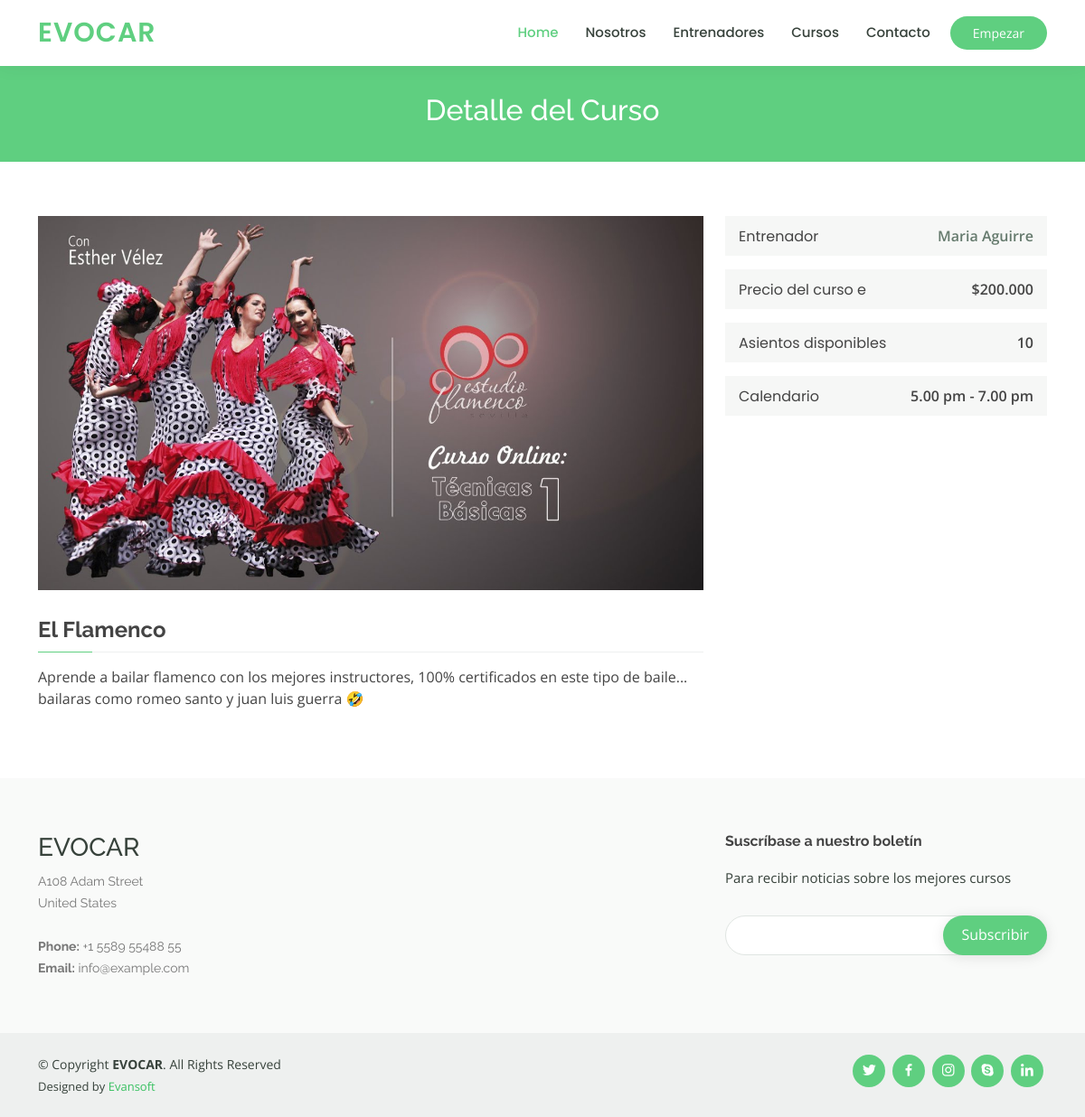
/course/Course_Details/1/, run on the app's committed database.
### home/models.py (models this page shows)
class Information(models.Model):
	company_name = models.CharField(max_length=60)
	company_slogan = models.CharField(max_length = 150)
	company_logo = models.ImageField(upload_to = "Logo")
	text1_banner = models.CharField(max_length = 250)
	text2_banner = models.CharField(max_length= 200)
	address_1 = models.CharField(max_length = 150,default="")
	address_2 = models.CharField(max_length = 150, null=True,blank=True)
	country = models.CharField(max_length = 50,default="")
	phone = models.CharField(max_length = 25,default="")
	email = models.EmailField(default="")
	title_about = models.CharField(max_length = 100,default = "")
	about = models.TextField(default = "")
	img_about = models.ImageField(upload_to = "About",default = "",blank = True, null = True)

### course/models.py (models this page shows, shortened)
class Course(models.Model):
	title = models.CharField(max_length=70)
	price = models.CharField(max_length = 10)
	description = models.TextField()
	trainer = models.ForeignKey(Trainer,on_delete=models.CASCADE)
	img_course = models.ImageField(upload_to = 'Course',default = "")

### trainers/models.py (models this page shows, shortened)
class Trainer(models.Model):
	name = models.CharField(max_length = 35)
	profession = models.CharField(max_length = 100)
	description = models.TextField()
	img_profile = models.ImageField(upload_to = "Trainer")

### course/views.py (the view)
# urls.py: url(r'^Course_Details/(\d+)/$',Course_Details,name="Course_Details"),
def Course_Details(request,pk):
	course = Course.objects.get(pk = pk)
	_info = information.objects.last()
	return render(request,'course-details.html', {'course':course,'seats':random.randint(0,30),'info':_info})

### template/course-details.html (shortened to what this page needs)
{% extends './base.html' %}
{% load static %}
{% block content %}
  <main id="main">
    <div class="breadcrumbs" data-aos="fade-in">
      <div class="container">
        <h2>Detalle del Curso</h2>
      </div>
    </div>
    <section id="course-details" class="course-details">
      <div class="container" data-aos="fade-up">
        <div class="row">
          <div class="col-lg-8">
            <img src="{{course.img_course.url}}" class="img-fluid" alt="">
            <h3>{{course.title}}</h3>
            <p>
              {{course.description}}
            </p>
          </div>
          <div class="col-lg-4">
            <div class="course-info d-flex justify-content-between align-items-center">
              <h5>Entrenador </h5>
              <p><a href="#">{{course.trainer.name}}</a></p>
            </div>
            <div class="course-info d-flex justify-content-between align-items-center">
              <h5>Precio del curso e</h5>
              <p>${{course.price}}</p>
            </div>
            <div class="course-info d-flex justify-content-between align-items-center">
              <h5>Asientos disponibles</h5>
              <p>{{seats}}</p>
            </div>
            <div class="course-info d-flex justify-content-between align-items-center">
              <h5>Calendario</h5>
              <p>5.00 pm - 7.00 pm</p>
            </div>
          </div>
        </div>
      </div>
    </section>
  </main>
{% endblock %}

### template/base.html (shortened to what this page needs)
{% load static %}
<!DOCTYPE html>
<html lang="en">
<head>
  <link href="{% static 'assets/vendor/animate.css/animate.min.css' %}" rel="stylesheet">
  <link href="{% static 'assets/vendor/aos/aos.css' %}" rel="stylesheet">
  <link href="{% static 'assets/vendor/bootstrap/css/bootstrap.min.css' %}" rel="stylesheet">
  <link href="{% static 'assets/vendor/bootstrap-icons/bootstrap-icons.css' %}" rel="stylesheet">
  <link href="{% static 'assets/vendor/boxicons/css/boxicons.min.css' %}" rel="stylesheet">
  <link href="{% static 'assets/vendor/remixicon/remixicon.css' %}" rel="stylesheet">
  <link href="{% static 'assets/vendor/swiper/swiper-bundle.min.css' %}" rel="stylesheet">
  <link href="{% static 'assets/css/style.css' %}" rel="stylesheet">
</head>
<body>
  <header id="header" class="fixed-top">
    <div class="container d-flex align-items-center">
      <h1 class="logo me-auto"><a href="{% url 'Home' %}">{{info.company_name}}</a></h1>
      <nav id="navbar" class="navbar order-last order-lg-0">
        <ul>
          <li><a class="active" href="{% url 'Home' %}">Home</a></li>
          <li><a href="{% url 'About' %}">Nosotros</a></li>
          <li><a href="{% url 'Profile_Trainers' %}">Entrenadores</a></li>
          <li><a href="{% url 'List_Courses' %}">Cursos</a></li>
          <li><a href="{% url 'Contact' %}">Contacto</a></li>
        </ul>
      </nav>
      <a href="{% url 'List_Courses' %}" class="get-started-btn">Empezar</a>
    </div>
  </header>
  {% block content %}
  {% endblock %}
  <footer id="footer">
    <div class="footer-top">
      <div class="container">
        <div class="row">
          <div class="col-lg-3 col-md-6 footer-contact">
            <h3>{{info.company_name}}</h3>
            <p>
              {{info.address_1}} <br>
              {{info.country}} <br><br>
              <strong>Phone:</strong> {{info.phone}}<br>
              <strong>Email:</strong> {{info.email}}<br>
            </p>
          </div>
          <div class="col-lg-2 col-md-6 footer-links">
          </div>
          <div class="col-lg-3 col-md-6 footer-links">
          </div>
          <div class="col-lg-4 col-md-6 footer-newsletter">
            <h4>Suscríbase a nuestro boletín </h4>
            <p>Para recibir noticias sobre los mejores cursos</p>
            <form>
              <input type="email" name="email"><input type="submit" value="Subscribir">
            </form>
          </div>
        </div>
      </div>
    </div>
    <div class="container d-md-flex py-4">
      <div class="me-md-auto text-center text-md-start">
        <div class="copyright">
          &copy; Copyright <strong><span>{{info.company_name}}</span></strong>. All Rights Reserved
        </div>
        <div class="credits">
          Designed by <a target="_blank" href="https://evansoft.pythonanywhere.com/">Evansoft</a>
        </div>
      </div>
      <div class="social-links text-center text-md-right pt-3 pt-md-0">
        <a href="javascript:void(0);" class="twitter"><i class="bx bxl-twitter"></i></a>
        <a href="javascript:void(0);" class="facebook"><i class="bx bxl-facebook"></i></a>
        <a href="javascript:void(0);" class="instagram"><i class="bx bxl-instagram"></i></a>
        <a href="javascript:void(0);" class="google-plus"><i class="bx bxl-skype"></i></a>
        <a href="javascript:void(0);" class="linkedin"><i class="bx bxl-linkedin"></i></a>
      </div>
    </div>
  </footer>
</body>
</html>

### static/assets/css/style.css (style rules this page uses)
body { font-family: "Open Sans", sans-serif; color: #444444; }
a { color: #5fcf80; text-decoration: none; }
h1, h2, h3, h4, h5, h6 { font-family: "Raleway", sans-serif; }
#header { background: #fff; transition: all 0.5s; z-index: 997; padding: 15px 0; box-shadow: 0px 0 18px rgba(55, 66, 59, 0.08); }
#header .logo { font-size: 30px; margin: 0; padding: 0; line-height: 1; font-weight: 600; letter-spacing: 1px; text-transform: uppercase; font-family: "Poppins", sans-serif; }
#header .logo a { color: #5fcf80; }
.get-started-btn { margin-left: 22px; background: #5fcf80; color: #fff; border-radius: 50px; padding: 8px 25px; white-space: nowrap; transition: 0.3s; font-size: 14px; display: inline-block; }
.navbar { padding: 0; }
.navbar ul { margin: 0; padding: 0; display: flex; list-style: none; align-items: center; }
.navbar li { position: relative; }
.navbar a, .navbar a:focus { display: flex; align-items: center; justify-content: space-between; padding: 10px 0 10px 30px; font-family: "Poppins", sans-serif; font-size: 15px; font-weight: 500; color: #37423b; white-space: nowrap; transition: 0.3s; }
.navbar a:hover, .navbar .active, .navbar .active:focus, .navbar li:hover>a { color: #5fcf80; }
section { padding: 60px 0; overflow: hidden; }
.breadcrumbs { margin-top: 73px; text-align: center; background: #5fcf80; padding: 30px 0; color: #fff; }
.breadcrumbs h2 { font-size: 32px; font-weight: 500; }
.course-details h3 { font-size: 24px; margin: 30px 0 15px 0; font-weight: 700; position: relative; padding-bottom: 10px; }
.course-details h3:before { content: ""; position: absolute; display: block; width: 100%; height: 1px; background: #eef0ef; bottom: 0; left: 0; }
.course-details h3:after { content: ""; position: absolute; display: block; width: 60px; height: 1px; background: #5fcf80; bottom: 0; left: 0; }
.course-details .course-info { background: #f6f7f6; padding: 10px 15px; margin-bottom: 15px; }
.course-details .course-info h5 { font-weight: 400; font-size: 16px; margin: 0; font-family: "Poppins", sans-serif; }
.course-details .course-info p { margin: 0; font-weight: 600; }
.course-details .course-info a { color: #657a6d; }
#footer { color: #37423b; font-size: 14px; background: #eef0ef; }
#footer .footer-top { padding: 60px 0 30px 0; background: #f9faf9; }
#footer .footer-top .footer-contact { margin-bottom: 30px; }
#footer .footer-top .footer-contact p { font-size: 14px; line-height: 24px; margin-bottom: 0; font-family: "Raleway", sans-serif; color: #777777; }
#footer .footer-top h4 { font-size: 16px; font-weight: bold; color: #444444; position: relative; padding-bottom: 12px; }
#footer .footer-top .footer-links { margin-bottom: 30px; }
#footer .footer-newsletter { font-size: 15px; }
#footer .footer-newsletter h4 { font-size: 16px; font-weight: bold; color: #444444; position: relative; padding-bottom: 12px; }
#footer .footer-newsletter form { margin-top: 30px; background: #fff; padding: 6px 10px; position: relative; border-radius: 50px; text-align: left; border: 1px solid #e0e5e2; }
#footer .footer-newsletter form input[type=email] { border: 0; padding: 4px 8px; width: calc(100% - 100px); }
#footer .footer-newsletter form input[type=submit] { position: absolute; top: -1px; right: -1px; bottom: -1px; border: 0; background: none; font-size: 16px; padding: 0 20px 2px 20px; background: #5fcf80; color: #fff; transition: 0.3s; border-radius: 50px; box-shadow: 0px 2px 15px rgba(0, 0, 0, 0.1); }
#footer .credits { padding-top: 5px; font-size: 13px; }
#footer .credits a { color: #3ac162; transition: 0.3s; }
#footer .social-links a { font-size: 18px; display: inline-block; background: #5fcf80; color: #fff; line-height: 1; padding: 8px 0; margin-right: 4px; border-radius: 50%; text-align: center; width: 36px; height: 36px; transition: 0.3s; }

### data on the page
Information: company_name "EVOCAR", address_1 "A108 Adam Street", country "United States", phone "+1 5589 55488 55", email "info@example.com"
Course: img_course (placeholder picture), title "El Flamenco", description "Aprende a bailar flamenco con los mejores instructores, 100% certificados en este tipo de baile... bailaras como romeo santo y juan luis guerra 🤣", trainer.name "Maria Aguirre", price "200.000"
